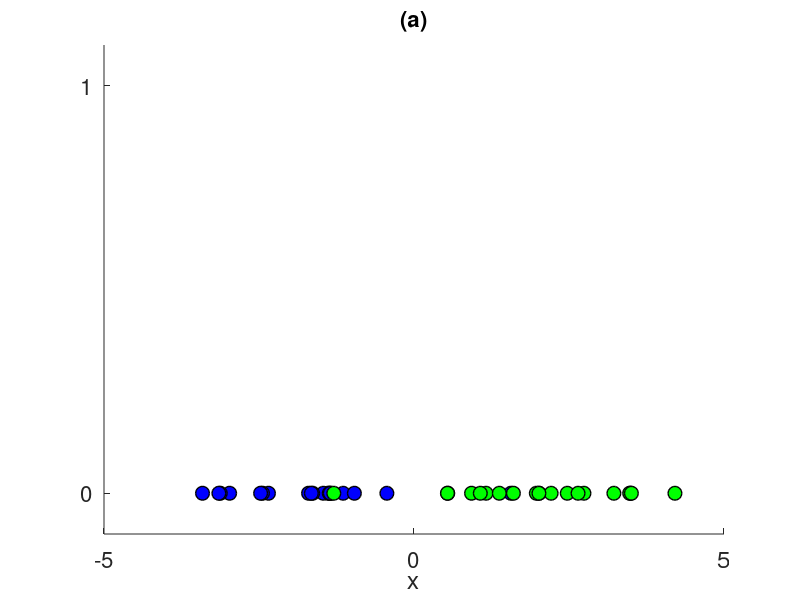

Recreate this plot in MATLAB. (Note: this script raises an error after producing the figure.)
% Author: Stefan Stavrev 2013

figure;

% Generate data for class 0.
I_0 = 20;
mu_0 = -2;
sigma_0 = 1.5;
class_0 = normrnd(mu_0, sigma_0, 1, I_0);
scatter(class_0, zeros(1,I_0),100,'fill','MarkerEdgeColor','k', ...
       'MarkerFaceColor','b','LineWidth',1);
hold on;

% Generate data for class 1.
I_1 = 20;
mu_1 = 2;
sigma_1 = 1.5;
class_1 = normrnd(mu_1, sigma_1, 1, I_1);
scatter(class_1, zeros(1,I_1),100,'fill','MarkerEdgeColor','k', ...
       'MarkerFaceColor','g','LineWidth',1);
   
% Plot properties.
xlabel('x', 'FontSize', 16);
ylabel('', 'FontSize', 16);
axis([-5,5,-0.1,1.1]);
set(gca,'XTick',[-5,0,5],'YTick',[0,1],'FontSize', 16);
title('(a)', 'FontSize', 16);

% Prepare training data.
X = [class_0 class_1];
X = [ones(1,I_0+I_1); X];
w = [zeros(I_0,1); ones(I_1,1)];
var_prior = 6;
X_test = -5:0.1:5;
X_test = [ones(1,size(X_test,2)); X_test];

% Fit a kernel logistic regression model.
initial_psi = zeros(size(X,2), 1);
lambda = 0.3;
predictions = fit_klogr (X, w, var_prior, X_test, initial_psi, @kernel_gauss, lambda);

% Plot the predictions.
plot(-5:0.1:5, predictions, 'LineWidth',2,'LineSmoothing','on','Color','r');
hold off;
